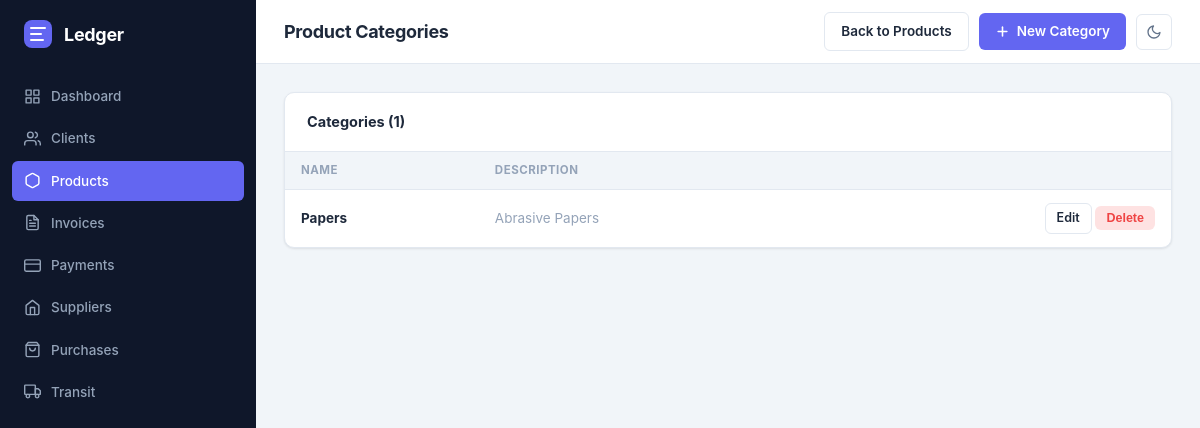
Page /products/categories on the earlier database version.
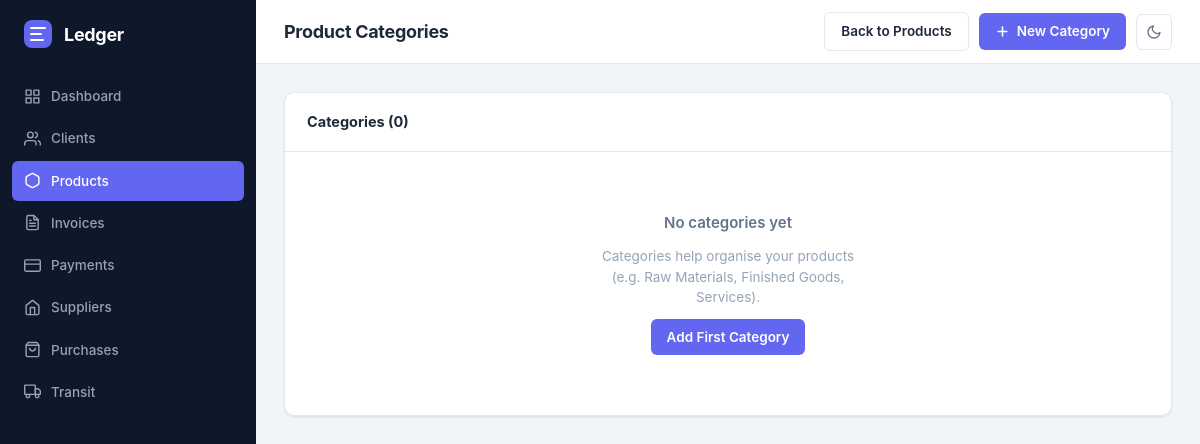
Same page on the later database version.
### tables this page shows
CREATE TABLE categories (
            id          INTEGER PRIMARY KEY AUTOINCREMENT,
            name        TEXT NOT NULL,
            description TEXT,
            created_at  TIMESTAMP DEFAULT CURRENT_TIMESTAMP
        );

### app/routes/products.py (the view)
@bp.route("/categories")
def list_categories():
    categories = product_service.get_all_categories()
    return render_template("products/categories.html", categories=categories)

### app/database.py (called while the page is built)
def get_db(app=None):
    from flask import current_app
    _app = app or current_app
    if "db" not in g:
        g.db = sqlite3.connect(_app.config["DATABASE"])
        g.db.row_factory = sqlite3.Row
        g.db.execute("PRAGMA foreign_keys = ON")
    return g.db

### app/services/product_service.py (called while the page is built)
def get_all_categories():
    return get_db().execute("SELECT * FROM categories ORDER BY name").fetchall()

### app/templates/products/categories.html (shortened to what this page needs)
{% extends "base.html" %}
{% block page_title %}Product Categories{% endblock %}
{% block topbar_actions %}
  <a href="{{ url_for('products.list_products') }}" class="btn btn-secondary">Back to Products</a>
  <a href="{{ url_for('products.new_category') }}" class="btn btn-primary">
    <svg viewBox="0 0 24 24" fill="none" stroke="currentColor" stroke-width="2.5" stroke-linecap="round" stroke-linejoin="round"><line x1="12" y1="5" x2="12" y2="19"/><line x1="5" y1="12" x2="19" y2="12"/></svg>
    New Category
  </a>
{% endblock %}
{% block content %}
<div class="card">
  <div class="card-header">
    <span class="card-title">Categories ({{ categories|length }})</span>
  </div>
  {% if categories %}
  <div class="table-wrap">
    <table>
      <thead>
        <tr>
          <th>Name</th>
          <th>Description</th>
          <th></th>
        </tr>
      </thead>
      <tbody>
        {% for cat in categories %}
        <tr>
          <td class="fw-700">{{ cat.name }}</td>
          <td class="muted">{{ cat.description or '—' }}</td>
          <td style="text-align:right;white-space:nowrap">
            <a href="{{ url_for('products.edit_category', cat_id=cat.id) }}" class="btn btn-secondary btn-sm">Edit</a>
            <form method="post" action="{{ url_for('products.delete_category', cat_id=cat.id) }}"
                  style="display:inline" onsubmit="return confirm('Delete category {{ cat.name }}? Products in this category will become uncategorised.')">
              <button class="btn btn-danger btn-sm">Delete</button>
            </form>
          </td>
        </tr>
        {% endfor %}
      </tbody>
    </table>
  </div>
  {% else %}
  <div class="empty-state">
    <h3>No categories yet</h3>
    <p>Categories help organise your products (e.g. Raw Materials, Finished Goods, Services).</p>
    <a href="{{ url_for('products.new_category') }}" class="btn btn-primary">Add First Category</a>
  </div>
  {% endif %}
</div>
{% endblock %}

Differences in the rows shown:
removed categories: name "Papers", description "Abrasive Papers"
Other differences:
{{ categories|length }}: "1" → "0"
text no longer shown: "NAME DESCRIPTION"
text now shown: "No categories yet Categories help organise your products (e.g. Raw Materials, Finished Goods, Services). Add First Category"
